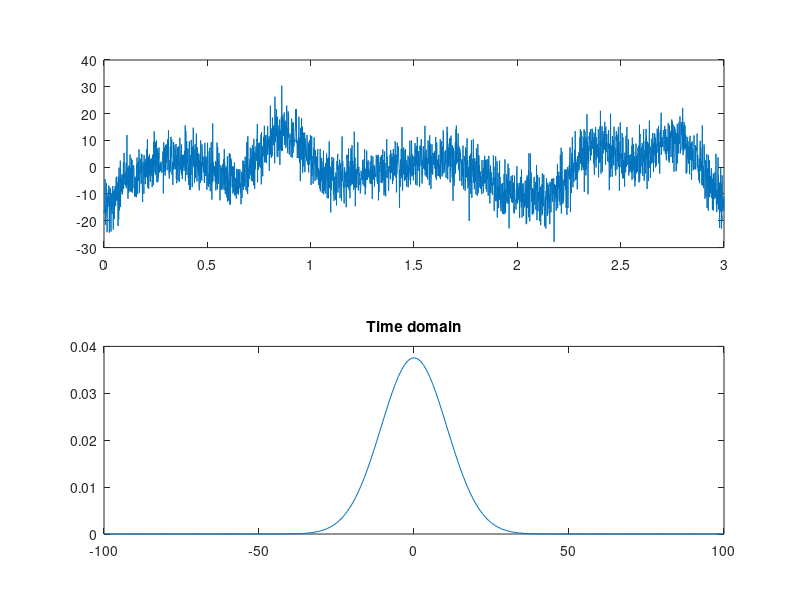
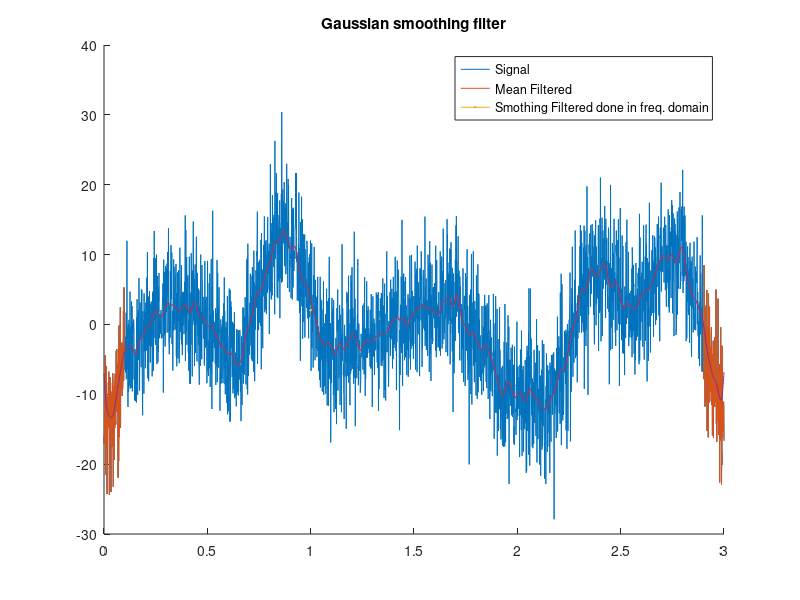
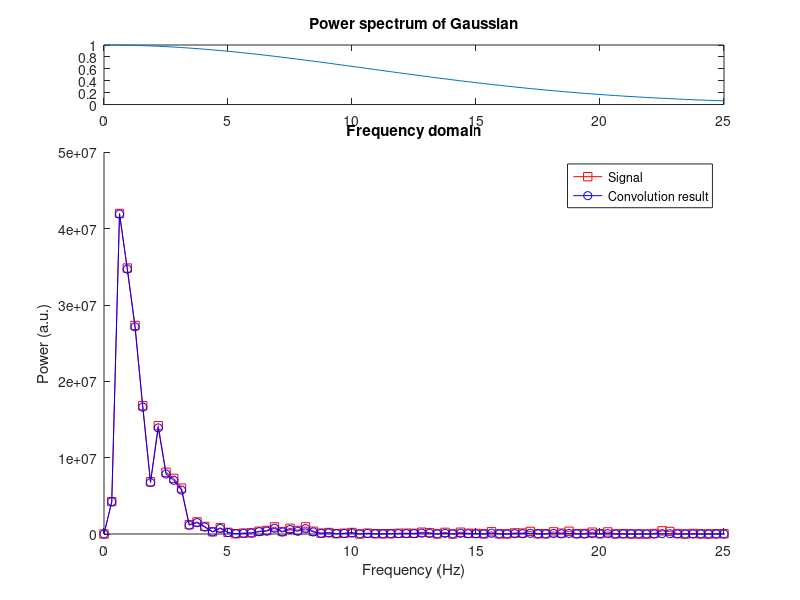

Source code (MATLAB) for these figures, in order:
clear, clf
%% 
% create signal

srate = 1000;
time = 0:1/srate:3;
n = length(time);
p = 15; %poles for random interpolation

% noise level, measured in standard deviation
noiseamp = 5;

% amplitude modulator and noise level
ampl = interp1(rand(p,1)*30,linspace(1,p,n));
noise = noiseamp * randn(size(time));
signal = ampl + noise;

%substract mean to eliminate DC
signal = signal - mean(signal);

%% create time domain gaussian 

fwhm = 25;
k = 100;
gtime = 1000*(-k:k)/srate; %noramalized time vector

%create normalized gaussian
gauswin = exp(-(4*log(2)*gtime.^2)/fwhm^2);
gauswin = gauswin / sum(gauswin);



figure(1), clf
subplot(211)
plot(time,signal)

subplot(212)
plot(gtime,gauswin)
title('Time domain')

%% Filter as time domain convolution

%initialize filtered signal
filtsigG = signal;

%running mean filter
for i = k+1:n-k-1
    %each point is weighted avg of surrounding points
    filtsigG(i) = sum(signal(i-k:i+k) .* gauswin);
end
%% repeat in frequency domain

%computze N's
nConv = n + 2*k+1 -1;

%FFT
dataX = fft(signal,nConv);
gausX = fft(gauswin,nConv);

%multiplication and then iFFT
convres = ifft(dataX .* gausX);

%cut wings
convres = convres(k+1:end-k);
%freq vector
hz = linspace(0,srate,nConv);

%% plot
figure(2),clf,hold on
plot(time,signal)
plot(time,filtsigG,LineWidth=2)
plot(time,convres)
legend({'Signal';'Mean Filtered';'Smothing Filtered done in freq. domain'})
title('Gaussian smoothing filter')


figure(3),clf
subplot(511)
plot(hz,abs(gausX).^2)
xlim([0 25])
title('Power spectrum of Gaussian')

subplot(5,1,[2:5]),hold on
plot(hz,abs(dataX).^2,'rs-')
plot(hz,abs(dataX .* gausX).^2,'bo-')
xlim([0 25])
xlabel('Frequency (Hz)'), ylabel('Power (a.u.)')
legend({'Signal';'Convolution result'})
title('Frequency domain')